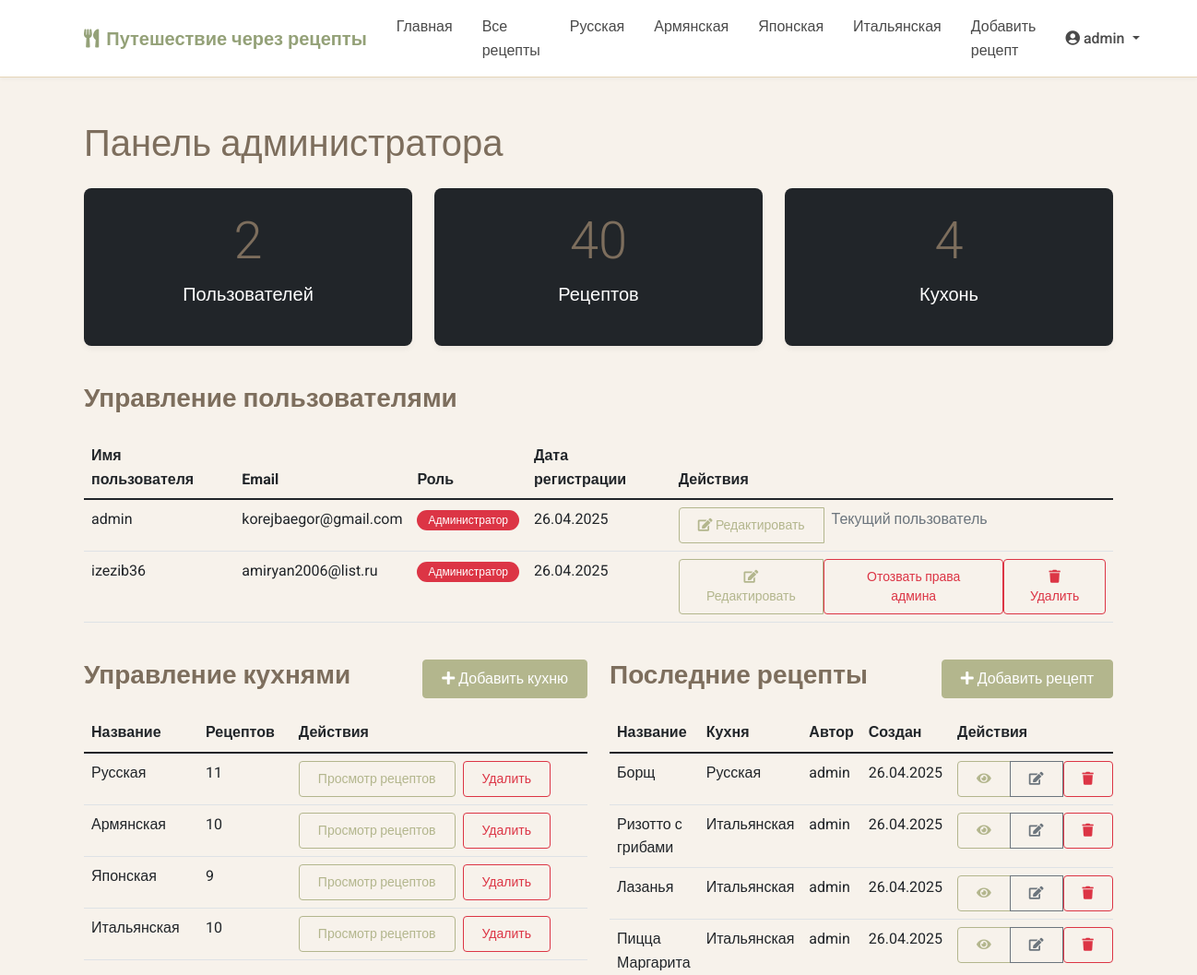
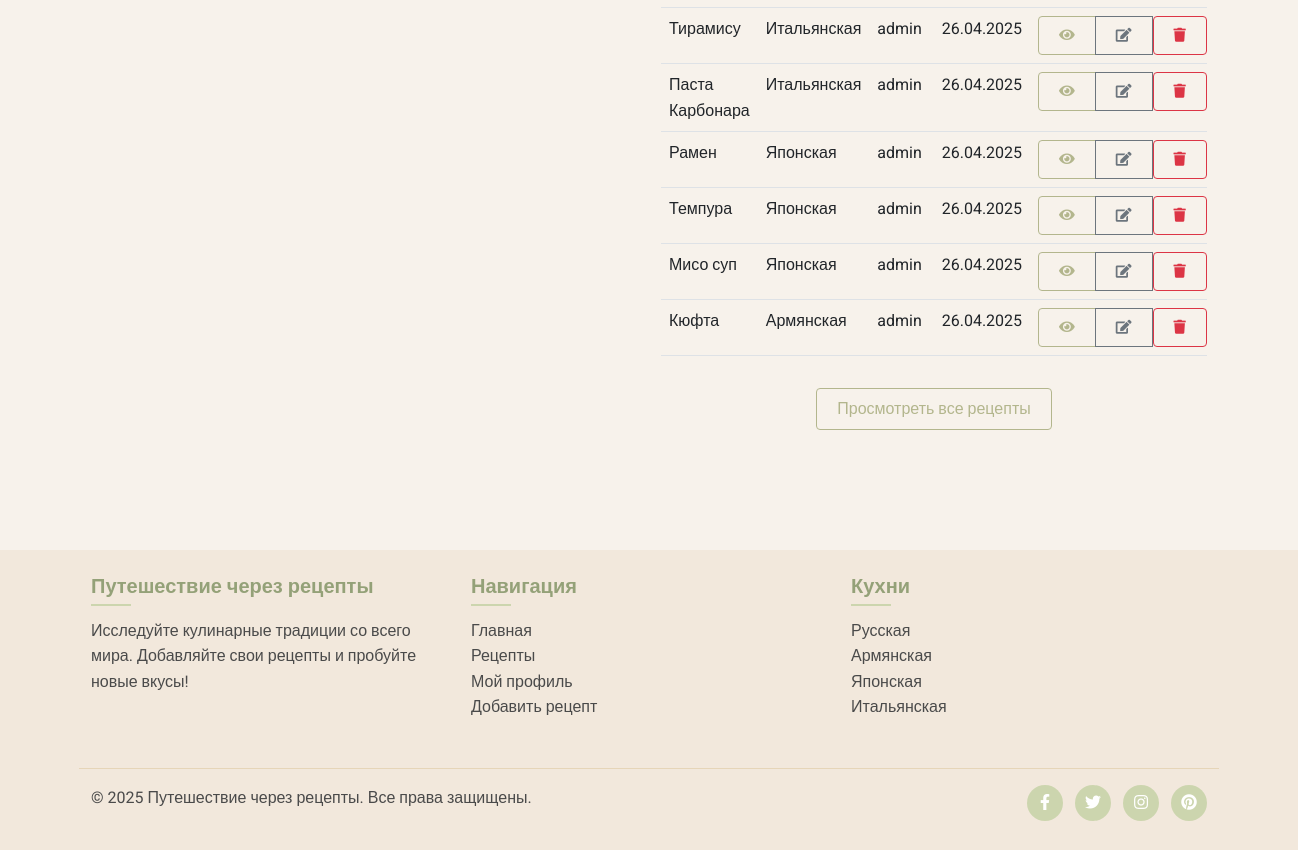
Page /admin (signed in) on the earlier database version (2 pictures, top to bottom).
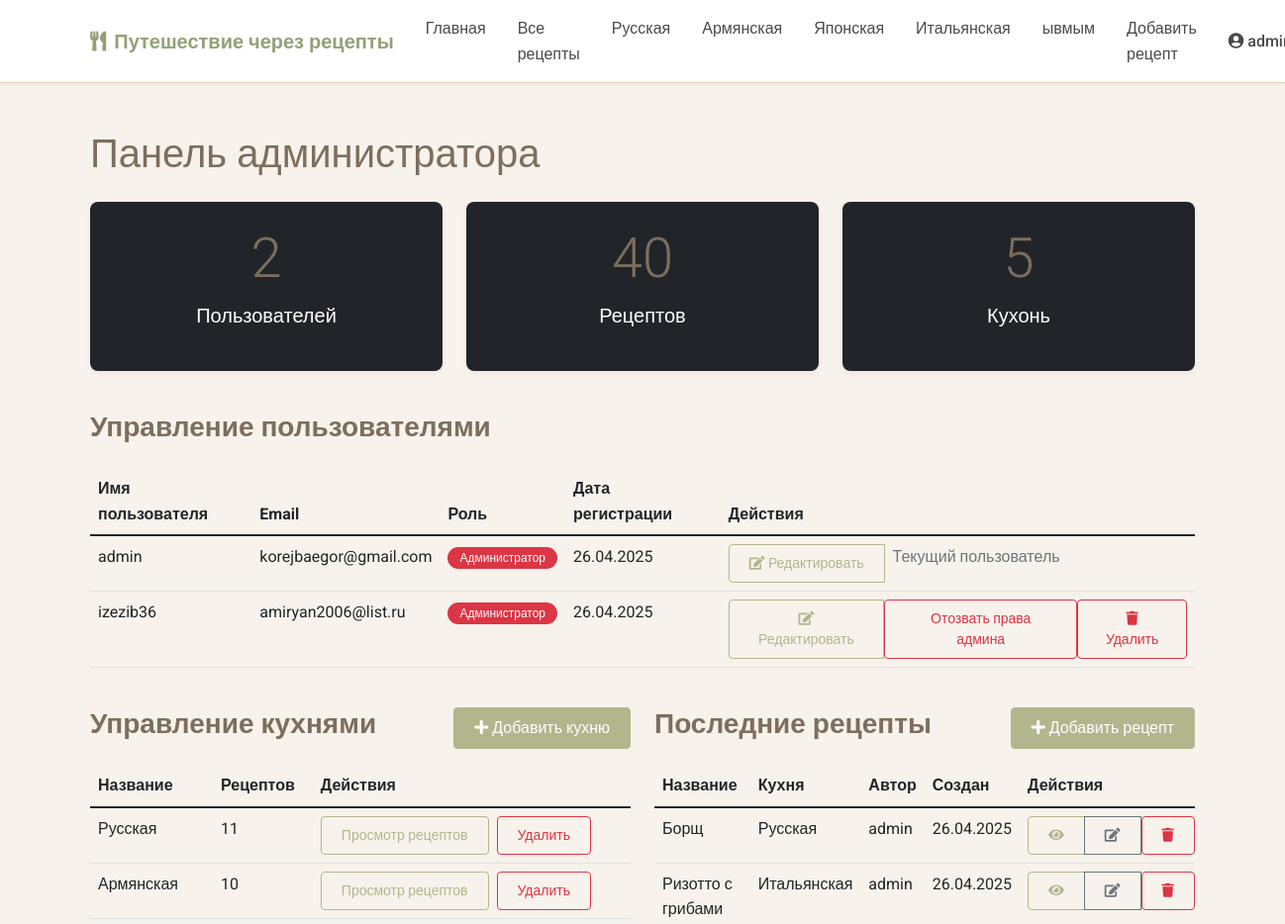
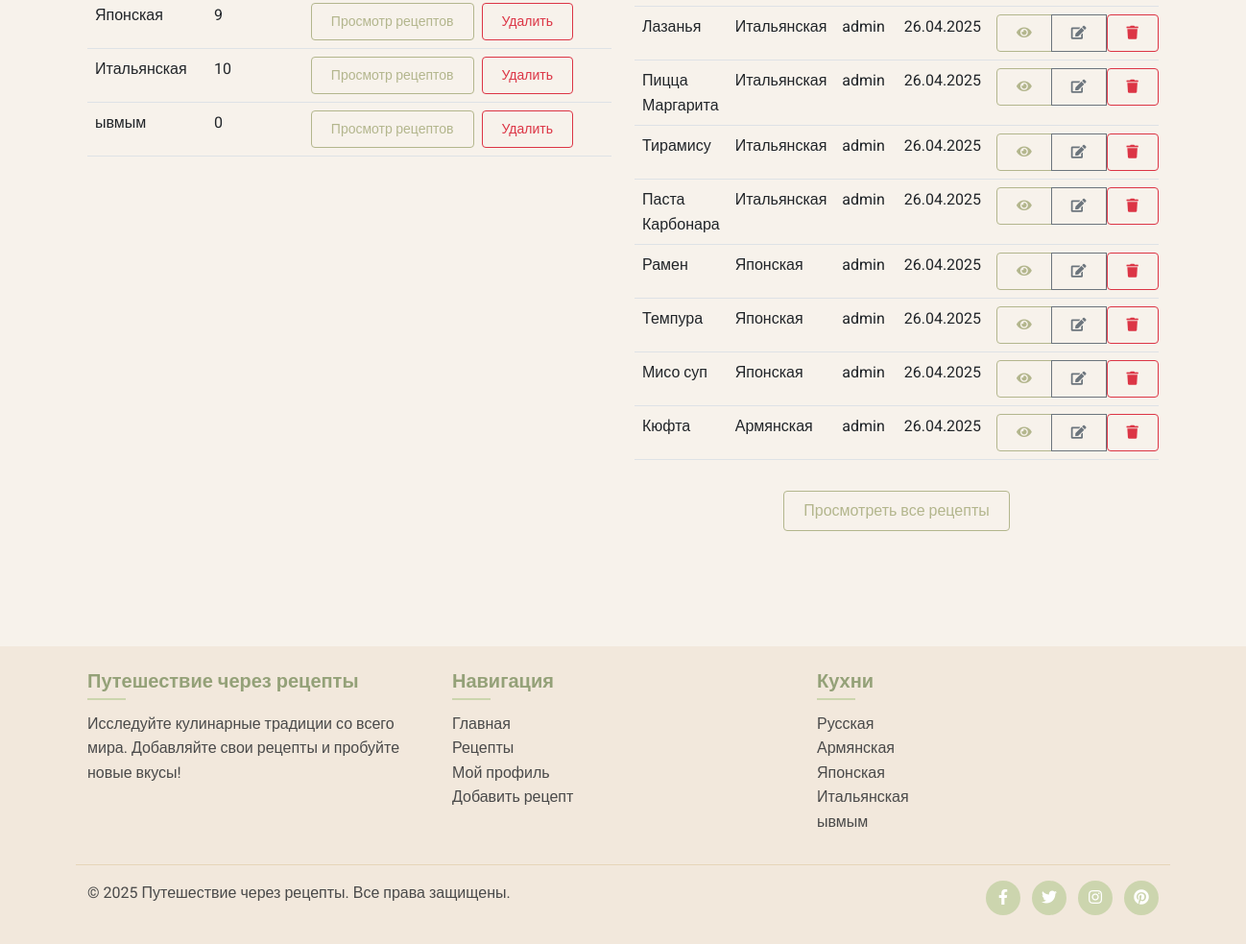
Same page on the later database version (2 pictures, top to bottom).
### models.py (models this page shows, shortened)
class Cuisine(db.Model):
    id = db.Column(db.Integer, primary_key=True)
    name = db.Column(db.String(64), unique=True, nullable=False)
    description = db.Column(db.Text)
    recipes = db.relationship('Recipe', backref='cuisine', lazy='dynamic')

class User(UserMixin, db.Model):
    id = db.Column(db.Integer, primary_key=True)
    username = db.Column(db.String(64), unique=True, nullable=False)
    email = db.Column(db.String(120), unique=True, nullable=False)
    password_hash = db.Column(db.String(256), nullable=False)
    is_admin = db.Column(db.Boolean, default=False)
    date_joined = db.Column(db.DateTime, default=datetime.utcnow)
    avatar = db.Column(db.String(256), default='default_avatar.png')  # URL или путь к аватарке пользователя
    bio = db.Column(db.Text, nullable=True)  # Биография пользователя
    recipes = db.relationship('Recipe', backref='author', lazy='dynamic', cascade='all, delete-orphan')
    favorites = db.relationship('Favorite', backref='user', lazy='dynamic', cascade='all, delete-orphan')
    comments = db.relationship('Comment', backref='author', lazy='dynamic', cascade='all, delete-orphan')
    ratings = db.relationship('Rating', backref='user', lazy='dynamic', cascade='all, delete-orphan')

class Recipe(db.Model):
    id = db.Column(db.Integer, primary_key=True)
    title = db.Column(db.String(128), nullable=False)
    description = db.Column(db.Text)
    ingredients = db.Column(db.Text, nullable=False)
    instructions = db.Column(db.Text, nullable=False)
    prep_time = db.Column(db.Integer)  # в минутах
    cook_time = db.Column(db.Integer)  # в минутах
    servings = db.Column(db.Integer)
    difficulty = db.Column(db.String(20))  # Легкий, Средний, Сложный
    created_at = db.Column(db.DateTime, default=datetime.utcnow)
    updated_at = db.Column(db.DateTime, default=datetime.utcnow, onupdate=datetime.utcnow)
    user_id = db.Column(db.Integer, db.ForeignKey('user.id'))
    cuisine_id = db.Column(db.Integer, db.ForeignKey('cuisine.id'))
    image_url = db.Column(db.String(1024))  # Добавляем поле для URL изображения
    favorites = db.relationship('Favorite', backref='recipe', lazy='dynamic', cascade='all, delete-orphan')
    comments = db.relationship('Comment', backref='recipe', lazy='dynamic', cascade='all, delete-orphan')
    ratings = db.relationship('Rating', backref='recipe', lazy='dynamic', cascade='all, delete-orphan')
    photos = db.relationship('RecipePhoto', backref='recipe', lazy='dynamic', cascade='all, delete-orphan')

### routes.py (the view)
@app.route('/admin')
@login_required
def admin_dashboard():
    if not current_user.is_admin:
        abort(403)  # Forbidden
    users = User.query.all()
    recipes = Recipe.query.order_by(Recipe.created_at.desc()).all()
    cuisines = Cuisine.query.all()
    return render_template('admin_dashboard.html', users=users, recipes=recipes, cuisines=cuisines)

### app.py (called while the page is built)
@login_manager.user_loader
def load_user(user_id):
    from models import User
    return User.query.get(int(user_id))

### routes.py (called while the page is built)
@app.before_request
def load_global_data():
    g.all_cuisines = Cuisine.query.all()

### templates/admin_dashboard.html (shortened to what the changed rows need)
{% extends 'base.html' %}
{% block content %}
<div class="container py-5">
    <h1 class="mb-4">Панель администратора</h1>
    <div class="row mb-4">
        <div class="col-md-4 mb-3">
            <div class="card text-white bg-dark h-100">
                <div class="card-body text-center">
                    <h2 class="display-4">{{ users|length }}</h2>
                </div>
            </div>
        </div>
        <div class="col-md-4 mb-3">
            <div class="card text-white bg-dark h-100">
                <div class="card-body text-center">
                    <h2 class="display-4">{{ recipes|length }}</h2>
                </div>
            </div>
        </div>
        <div class="col-md-4 mb-3">
            <div class="card text-white bg-dark h-100">
                <div class="card-body text-center">
                    <h2 class="display-4">{{ cuisines|length }}</h2>
                    <p class="lead">Кухонь</p>
                </div>
            </div>
        </div>
    </div>
    <div class="row">
        <div class="col-md-12 mb-4">
            <div class="admin-card">
                <div class="table-responsive">
                    <table class="table table-hover">
                        <thead>
                            <tr>
                                <th>Имя пользователя</th>
                                <th>Email</th>
                                <th>Роль</th>
                                <th>Дата регистрации</th>
                                <th>Действия</th>
                            </tr>
                        </thead>
                        <tbody>
                            {% for user in users %}
                                <tr>
                                    <td>{{ user.username }}</td>
                                    <td>{{ user.email }}</td>
                                    <td>
                                        {% if user.is_admin %}
                                            <span class="badge bg-danger">Администратор</span>
                                        {% else %}
                                            <span class="badge bg-secondary">Пользователь</span>
                                        {% endif %}
                                    </td>
                                    <td>{{ user.date_joined.strftime('%d.%m.%Y') }}</td>
                                    <td>
                                        <div class="btn-group">
                                            <a href="{{ url_for('admin_edit_user', user_id=user.id) }}" class="btn btn-sm btn-outline-primary">
                                                <i class="fas fa-edit"></i> Редактировать
                                            </a>
                                            {% if user.id != current_user.id %}
                                                <form action="{{ url_for('toggle_admin', user_id=user.id) }}" method="POST" class="d-inline">
                                                    <button type="submit" class="btn btn-sm {% if user.is_admin %}btn-outline-danger{% else %}btn-outline-success{% endif %}">
                                                        {% if user.is_admin %}
                                                            Отозвать права админа
                                                        {% else %}
                                                            Сделать админом
                                                        {% endif %}
                                                    </button>
                                                </form>
                                                <form action="{{ url_for('admin_delete_user', user_id=user.id) }}" method="POST" class="d-inline" onsubmit="return confirm('Вы уверены, что хотите удалить пользователя {{ user.username }}? Это действие нельзя отменить.')">
                                                    <button type="submit" class="btn btn-sm btn-outline-danger">
                                                        <i class="fas fa-trash"></i> Удалить
                                                    </button>
                                                </form>
                                            {% else %}
                                                <span class="text-muted ps-2">Текущий пользователь</span>
                                            {% endif %}
                                        </div>
                                    </td>
                                </tr>
                            {% endfor %}
                        </tbody>
                    </table>
                </div>
            </div>
        </div>
        <div class="col-md-6 mb-4">
            <div class="admin-card">
                <div class="table-responsive">
                    <table class="table table-hover">
                        <thead>
                            <tr>
                                <th>Название</th>
                                <th>Рецептов</th>
                                <th>Действия</th>
                            </tr>
                        </thead>
                        <tbody>
                            {% for cuisine in cuisines %}
                                <tr>
                                    <td>{{ cuisine.name }}</td>
                                    <td>{{ cuisine.recipes.count() }}</td>
                                    <td>
                                        <a href="{{ url_for('cuisine_recipes', cuisine_id=cuisine.id) }}" class="btn btn-sm btn-outline-primary">
                                            Просмотр рецептов
                                        </a>
                                        <form action="{{ url_for('delete_cuisine', cuisine_id=cuisine.id) }}" method="POST" class="d-inline" onsubmit="return confirm('Вы уверены, что хотите удалить кухню {{ cuisine.name }}?')">
                                            <button type="submit" class="btn btn-sm btn-outline-danger ms-1">
                                                Удалить
                                            </button>
                                        </form>
                                    </td>
                                </tr>
                            {% endfor %}
                        </tbody>
                    </table>
                </div>
            </div>
        </div>
        <div class="col-md-6 mb-4">
            <div class="admin-card">
                <div class="table-responsive">
                    <table class="table table-hover">
                        <thead>
                            <tr>
                                <th>Название</th>
                                <th>Кухня</th>
                                <th>Автор</th>
                                <th>Создан</th>
                                <th>Действия</th>
                            </tr>
                        </thead>
                        <tbody>
                            {% for recipe in recipes[:10] %}
                                <tr>
                                    <td>{{ recipe.title }}</td>
                                    <td>{{ recipe.cuisine.name }}</td>
                                    <td>{{ recipe.author.username }}</td>
                                    <td>{{ recipe.created_at.strftime('%d.%m.%Y') }}</td>
                                    <td>
                                        <div class="btn-group">
                                            <a href="{{ url_for('recipe_detail', recipe_id=recipe.id) }}" class="btn btn-sm btn-outline-primary">
                                                <i class="fas fa-eye"></i>
                                            </a>
                                            <a href="{{ url_for('edit_recipe', recipe_id=recipe.id) }}" class="btn btn-sm btn-outline-secondary">
                                                <i class="fas fa-edit"></i>
                                            </a>
                                            <form action="{{ url_for('delete_recipe', recipe_id=recipe.id) }}" method="POST" class="d-inline" onsubmit="return confirm('Вы уверены, что хотите удалить рецепт {{ recipe.title }}?')">
                                                <button type="submit" class="btn btn-sm btn-outline-danger">
                                                    <i class="fas fa-trash"></i>
                                                </button>
                                            </form>
                                        </div>
                                    </td>
                                </tr>
                            {% endfor %}
                        </tbody>
                    </table>
                </div>
            </div>
        </div>
    </div>
</div>
{% endblock %}

### templates/base.html (shortened to what the changed rows need)
<!DOCTYPE html>
<html lang="ru">
<head>
    <link href="https://cdn.jsdelivr.net/npm/bootstrap@5.1.3/dist/css/bootstrap.min.css" rel="stylesheet">
    <link rel="stylesheet" href="https://cdnjs.cloudflare.com/ajax/libs/font-awesome/5.15.4/css/all.min.css">
    <link rel="stylesheet" href="{{ url_for('static', filename='css/main.css') }}">
</head>
<body>
    <nav class="navbar navbar-expand-lg navbar-light sticky-top">
        <div class="container">
            <div class="collapse navbar-collapse" id="navbarNav">
                <ul class="navbar-nav me-auto">
                    {% for cuisine in g.all_cuisines %}
                    <li class="nav-item">
                        <a class="nav-link {% if request.path == url_for('cuisine_recipes', cuisine_id=cuisine.id) %}active{% endif %}" href="{{ url_for('cuisine_recipes', cuisine_id=cuisine.id) }}">{{ cuisine.name }}</a>
                    </li>
                    {% endfor %}
                </ul>
                <div class="navbar-nav">
                    {% if current_user.is_authenticated %}
                        <div class="nav-item dropdown">
                            <a class="nav-link dropdown-toggle" href="#" id="userDropdown" role="button" data-bs-toggle="dropdown" aria-expanded="false">
                                <i class="fas fa-user-circle me-1"></i>{{ current_user.username }}
                            </a>
                        </div>
                    {% else %}
                        <a class="nav-link" href="{{ url_for('login') }}">Вход</a>
                        <a class="nav-link" href="{{ url_for('register') }}">Регистрация</a>
                    {% endif %}
                </div>
            </div>
        </div>
    </nav>
    {% block content %}{% endblock %}
    <footer class="footer py-4 mt-5">
        <div class="container">
            <div class="row">
                <div class="col-md-4">
                    <ul class="list-unstyled">
                        {% for cuisine in g.all_cuisines %}
                            <li><a href="{{ url_for('cuisine_recipes', cuisine_id=cuisine.id) }}">{{ cuisine.name }}</a></li>
                        {% endfor %}
                    </ul>
                </div>
            </div>
        </div>
    </footer>
</body>
</html>

Differences in the rows shown:
added Cuisine: name "ывмым", recipes.count "0"
Other differences:
{{ cuisines|length }}: "4" → "5"
